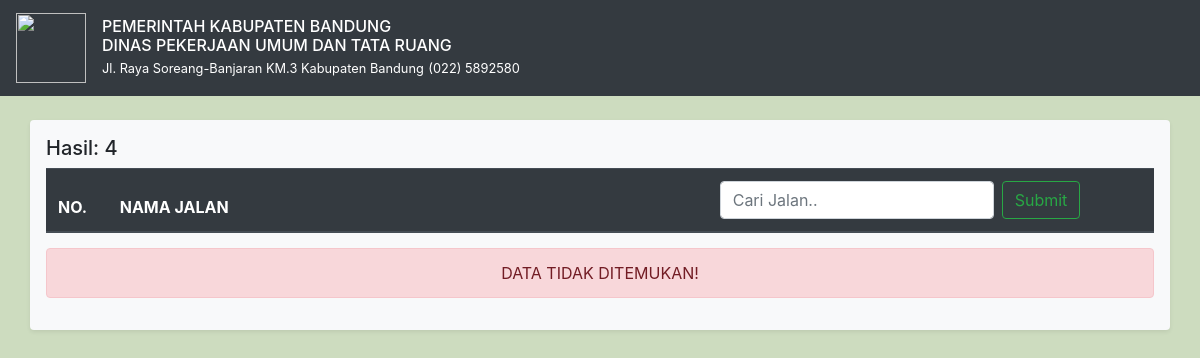
Page /main/index/10 on the earlier database version.
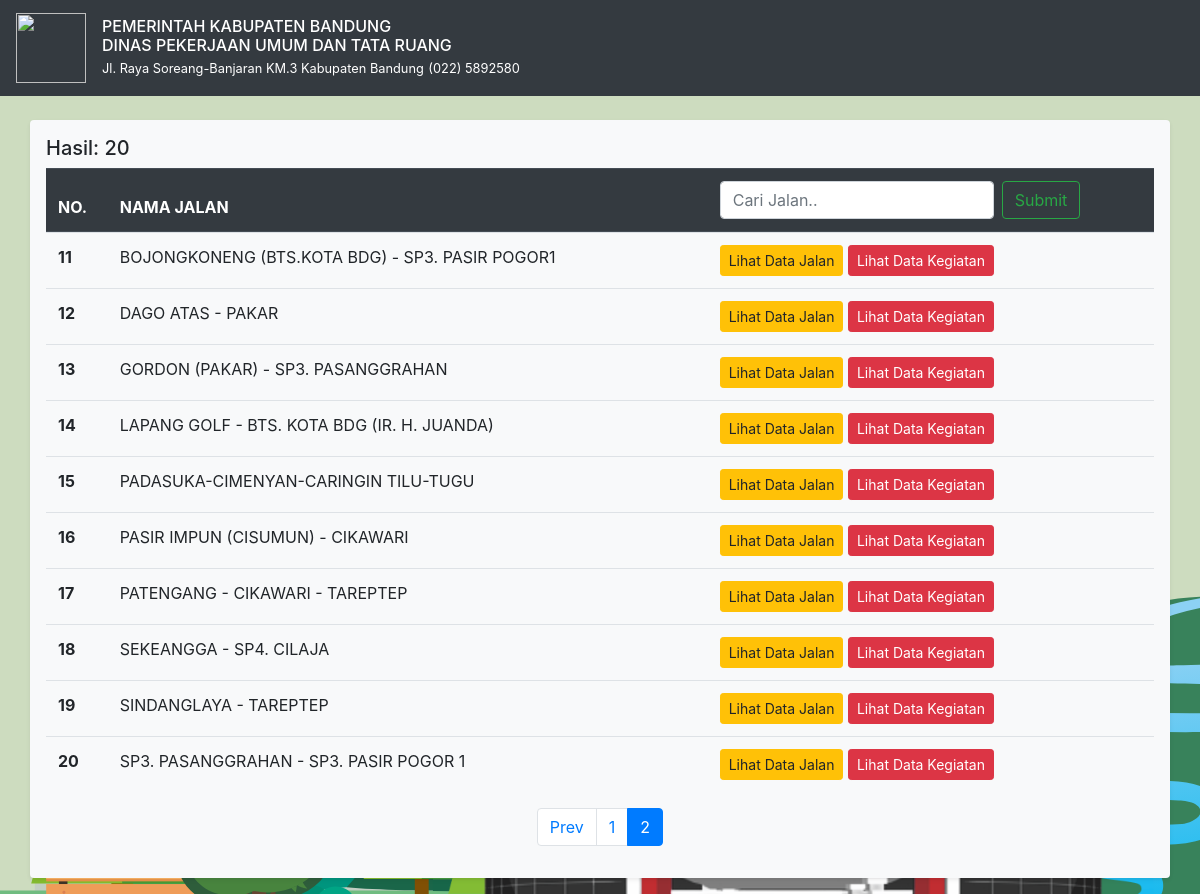
Same page on the later database version.
### tables this page shows
CREATE TABLE `jalan` (
  `id` int(11) NOT NULL,
  `jalan` varchar(255) DEFAULT NULL,
  `no_ruas` varchar(64) DEFAULT NULL,
  `kecamatan` varchar(128) DEFAULT NULL,
  `desa` varchar(128) DEFAULT NULL,
  `panjang` float DEFAULT NULL,
  `lebar` float DEFAULT NULL,
  `aspal` float DEFAULT NULL,
  `beton` float DEFAULT NULL,
  `kerikil` float DEFAULT NULL,
  `tanah_belum` float DEFAULT NULL,
  `baik` float DEFAULT NULL,
  `sedang` float DEFAULT NULL,
  `rusak_ringan` float DEFAULT NULL,
  `rusak_berat` float DEFAULT NULL,
  `dokumentasi` varchar(256) DEFAULT NULL,
  `kegiatan` varchar(50) DEFAULT NULL,
  `perusahaan` varchar(50) DEFAULT NULL,
  `kontrak` int(12) DEFAULT NULL,
  `jangka` varchar(64) DEFAULT NULL,
  `volume_pekerjaan` int(12) DEFAULT NULL,
  `foto_kegiatan` varchar(128) DEFAULT NULL,
  `video_kegiatan` varchar(128) DEFAULT NULL
);

### index.php (called while the page is built, shortened)
<?php
require_once BASEPATH.'core/CodeIgniter.php';

### application/models/M_Jalan.php (called while the page is built, shortened)
<?php
class M_Jalan extends CI_model
{
    function get_jalan_list($limit, $start, $keyword = null)
    {
        $query = $this->db->get('jalan', $limit, $start);
        return $query;
    }
}

### application/views/Main.php (the view, shortened to what this page needs)
<!doctype html>
<html lang="en">
<head>
    <link href="<?= base_url(); ?>/assets/dist/css/bootstrap.min.css" rel="stylesheet">
    <link href="<?= base_url(); ?>/assets/dist/css/starter-template.css" rel="stylesheet">
</head>
<body>
    <nav class="navbar navbar-expand-md navbar-dark bg-dark fixed-top">
        <a class="navbar-brand" href="#">
            <img src="<?= base_url('assets/img/'); ?>pemkab.png" width="70" height="70" alt="">
        </a>
        <div class="lh-100">
            <h6 class="mb-0 text-center-Black lh-100" style="color: white;"> PEMERINTAH KABUPATEN BANDUNG</h6>
            <h6 class="mb-0 text-center-Black lh-100" style="color: white;"> DINAS PEKERJAAN UMUM DAN TATA RUANG</h6>
            <small style="color: white;"> Jl. Raya Soreang-Banjaran KM.3 Kabupaten Bandung</small>
            <small style="color: white;"> (022) 5892580</small>
        </div>
    </nav>
    <br>
    <main role="main" class="container my-3 p-3 bg-light rounded shadow-sm">
        <table class="table">
            <thead class="thead-dark">
                <h5>Hasil: <?= $total_rows; ?></h5>
                <tr>
                    <th scope="col">NO.</th>
                    <th scope="col" width="600px">NAMA JALAN</th>
                    <th scope="col">
                        <form class="form-inline" action="<?= base_url('main'); ?>" method="post">
                            <input class="form-control mr-sm-2" name="keyword" type="text" placeholder="Cari Jalan.." autocomplete="false">
                            <input class="btn btn-outline-success my-2 my-sm-0" name="submit" type="submit">
                        </form>
                    </th>
                </tr>
            </thead>
            <tbody>
                <tr>
                    <?php foreach ($jalan->result() as $row) : ?>
                <tr>
                    <th scope="row"><?= ++$page ?></th>
                    <td><?php echo $row->jalan; ?></td>
                    <td>
                        <a href="<?= base_url('main/data_jalan/' . $row->id); ?>" class="btn btn-warning btn-sm">Lihat Data Jalan</i></a>
                        <a href="<?= base_url('main/data_kegiatan/') . $row->id; ?>" class="btn btn-danger btn-sm">Lihat Data Kegiatan</a>
                    </td>
                </tr>
            <?php endforeach; ?>
            </tbody>
        </table>
        <?php if (empty($jalan->result())) : ?>
            <div class="alert alert-danger text-center" role="alert">
                DATA TIDAK DITEMUKAN!
            </div>
        <?php endif; ?>
        <?php
        echo $pagination;
        ?>
    </main>
</body>
</html>

Differences in the rows shown:
added jalan: jalan "BOJONGKONENG (BTS.KOTA BDG) - SP3. PASIR POGOR1"
added jalan: jalan "DAGO ATAS - PAKAR"
added jalan: jalan "GORDON (PAKAR) - SP3. PASANGGRAHAN"
added jalan: jalan "LAPANG GOLF - BTS. KOTA BDG (IR. H. JUANDA)"
added jalan: jalan "PADASUKA-CIMENYAN-CARINGIN TILU-TUGU"
added jalan: jalan "PASIR IMPUN (CISUMUN) - CIKAWARI"
added jalan: jalan "PATENGANG - CIKAWARI - TAREPTEP"
added jalan: jalan "SEKEANGGA - SP4. CILAJA"
added jalan: jalan "SINDANGLAYA - TAREPTEP"
added jalan: jalan "SP3. PASANGGRAHAN - SP3. PASIR POGOR 1"
Other differences:
$total_rows: "4" → "20"
$pagination: (not shown) → "Prev 1 2"
text no longer shown: "DATA TIDAK DITEMUKAN!"
